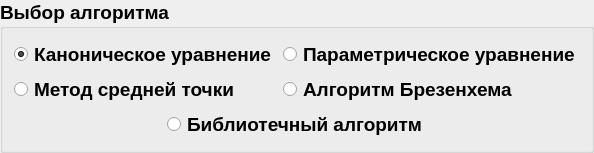
       <widget class="QGroupBox" name="groupBox">
        <property name="sizePolicy">
         <sizepolicy hsizetype="Preferred" vsizetype="Maximum">
          <horstretch>0</horstretch>
          <verstretch>0</verstretch>
         </sizepolicy>
        </property>
        <property name="maximumSize">
         <size>
          <width>16777215</width>
          <height>16777215</height>
         </size>
        </property>
        <property name="font">
         <font>
          <pointsize>14</pointsize>
          <weight>75</weight>
          <bold>true</bold>
         </font>
        </property>
        <property name="title">
         <string>Выбор алгоритма</string>
        </property>
        <layout class="QGridLayout" name="gridLayout">
         <item row="0" column="1">
          <widget class="QRadioButton" name="paramRB">
           <property name="font">
            <font>
             <pointsize>14</pointsize>
             <weight>75</weight>
             <bold>true</bold>
            </font>
           </property>
           <property name="text">
            <string>Параметрическое уравнение</string>
           </property>
          </widget>
         </item>
         <item row="0" column="0">
          <widget class="QRadioButton" name="canonicRB">
           <property name="font">
            <font>
             <pointsize>14</pointsize>
             <weight>75</weight>
             <bold>true</bold>
            </font>
           </property>
           <property name="text">
            <string>Каноническое уравнение</string>
           </property>
           <property name="checked">
            <bool>true</bool>
           </property>
          </widget>
         </item>
         <item row="3" column="0" colspan="2" alignment="Qt::AlignHCenter">
          <widget class="QRadioButton" name="libRB">
           <property name="font">
            <font>
             <pointsize>14</pointsize>
             <weight>75</weight>
             <bold>true</bold>
            </font>
           </property>
           <property name="text">
            <string>Библиотечный алгоритм</string>
           </property>
          </widget>
         </item>
         <item row="1" column="1">
          <widget class="QRadioButton" name="bresRB">
           <property name="font">
            <font>
             <pointsize>14</pointsize>
             <weight>75</weight>
             <bold>true</bold>
            </font>
           </property>
           <property name="text">
            <string>Алгоритм Брезенхема</string>
           </property>
          </widget>
         </item>
         <item row="1" column="0">
          <widget class="QRadioButton" name="midpointRB">
           <property name="font">
            <font>
             <pointsize>14</pointsize>
             <weight>75</weight>
             <bold>true</bold>
            </font>
           </property>
           <property name="text">
            <string>Метод средней точки</string>
           </property>
          </widget>
         </item>
        </layout>
       </widget>
